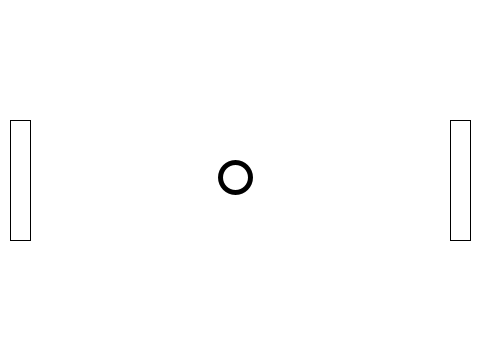
Frame 1 (no input)
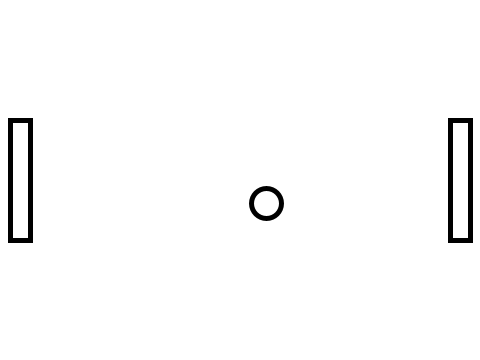
Frame 60 (the mouse pressed at the canvas centre just before this capture)
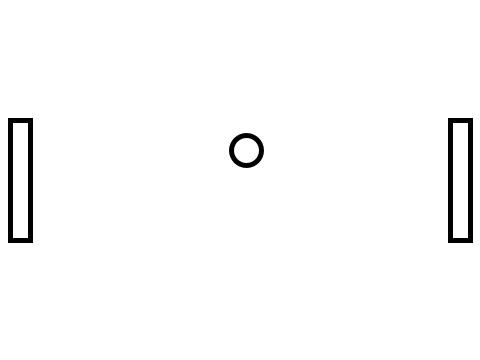
Frame 120 (the mouse held since frame 60 and released just before this capture)

The Processing sketch that drew these frames (run headless with seeded random() and noise(); from frame 60 on, the mouse is pressed at the canvas centre):

// Processing sketch: myPongWithPaddleMovableInteractiveBouncingVariableAngleAccelera
// ── myPongWithPaddleMovableInteractiveBouncingVariableAngleAccelera.pde
//myPongWithPaddleMovableInteractiveBouncingVariableAngleAcceleration
        
    class Paddle {
        
        int x;
        int y;
        int w;
        int h;
        char up;
        char down;
                
        Paddle(int x_, int y_, int w_, int h_, char up_, char down_) {
            x = x_;
            y = y_;
            w = w_;
            h = h_;
            up = up_;
            down = down_;
        }
        
        //키보드를 누르면 위/아래로 움직입니다
        void update(char key) {
            if (key == up) {
                y -= 10;
                y = constrain(y, 0, height);
            }
            else if (key == down) {
                y += 10;
                y = constrain(y, 0, height - h);
            }
        }
        
        void display() {
            rect(x, y, w, h);
        }
    }
        
    class Ball {
        PVector location;
        PVector velocity;
        PVector acceleration;
        
        float radius = 15;
    
        Ball() {
            location = new PVector(width / 2, height / 2);
            velocity = PVector.random2D().mult(5);
            acceleration = new PVector(0, 0);
        }
        
        //공의 속도와 위치를 업데이트 합니다
        void move() {
            velocity.add(acceleration);
            location.add(velocity);
                
                
            //오른쪽 벽에 닿이면
            if (location.x > width - radius) {
                println("Ball reached right border.");
                println("Player one won the game!.");
                location = new PVector(width / 2, height / 2);
                //임의의 방향으로 새 게임을 시작합니다
                velocity = PVector.random2D().mult(5);
            }
            //왼쪽 벽에 닿이면
            else if (location.x < 0 + radius) {
                println("Ball reached right border.");
                println("Player two won the game!.");
                location = new PVector(width / 2, height / 2);
                //임의의 방향으로 새 게임을 시작합니다
                velocity = PVector.random2D().mult(5);
            }
            //아래쪽 바닥에 닿이면
            if (location.y > height - radius) {
                location.y = height - radius;
                velocity.y = - 1 * velocity.y;
            }
            //위쪽 천장에 닿이면
            else if (location.y < 0 + radius) {
                location.y = radius;
                velocity.y = - 1 * velocity.y;
            }
        }
        
        //paddle과 상호작용합니다
        void interactWith(Paddle p) {
            if (isColliding(p)) {
                println(degrees(velocity.heading()));
                velocity.rotate(PI);
                velocity.mult(1.0);
                println(degrees(velocity.heading()));
            }
        }

        void display() {
            strokeWeight(5);
            ellipseMode(RADIUS);
            ellipse(location.x, location.y, radius, radius);
        }
        
        //공과 패들이 충돌하는지를 알려줍니다
        boolean isColliding(Paddle b) {
            //borders
            float left = b.x - radius;
            float right = b.x + b.w + radius;
            float top = b.y - radius;
            float bottom = b.y  + b.h + radius;
            if ((location.x > left) && (location.x < right) && (location.y > top) && (location.y < bottom)){
                return true;
            }
            else {
                return false;
            }
        }
    }
        
    Ball ball;
    Paddle left;
    Paddle right;
    
    void setup() {
        size(480, 360);
        smooth();
        background(255);
        ball = new Ball();
        left = new Paddle(10, 120, 20, 120, 'q', 'a');
        right = new Paddle(width - 10 - 20, 120, 20, 120, 'p', 'l');
    }
    
    void draw() {
        background(255);
        noFill();
        ball.interactWith(left);
        ball.interactWith(right);
        ball.move();
        
        if (ball.isColliding(left)) {
            fill(100);
            left.display();
            ball.display();
            noFill();
            right.display();
        }
        else if (ball.isColliding(right)) {
            fill(100);
            right.display();
            ball.display();
            noFill();
            left.display();
        }
        else {
            left.display();
            right.display();
            ball.display();
        }
    }
    
    void keyPressed() {
        left.update(key);
        right.update(key);
    }
